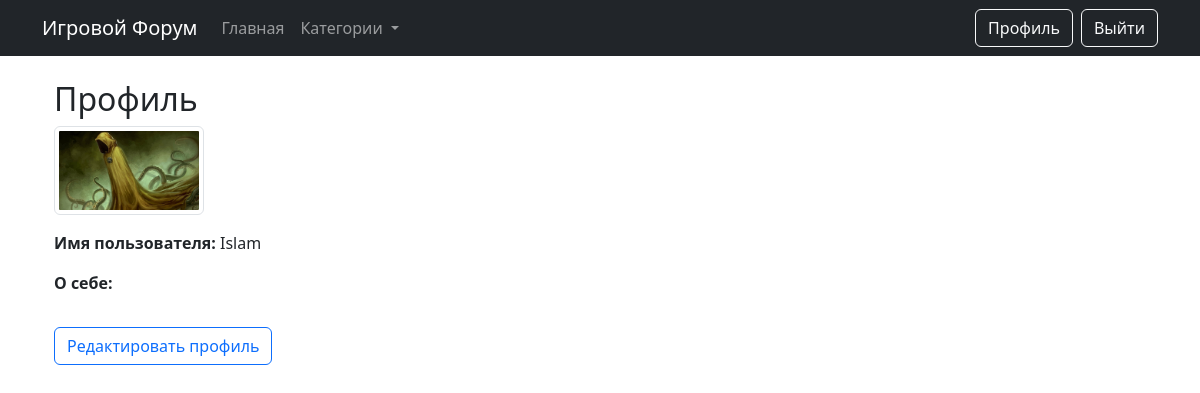
The app's page /accounts/profile/ (signed in) with its own data.
### accounts/models.py (models this page shows)
class User(AbstractUser):
    ROLES = (
        ('player', 'Игрок'),
        ('author', 'Автор контента'),
        ('developer', 'Разработчик'),
        ('moderator', 'Модератор'),
        ('admin', 'Администратор'),
    )
    role = models.CharField(max_length=20, choices=ROLES, default='player')
    avatar = models.ImageField(upload_to='avatars/', null=True, blank=True)
    bio = models.TextField(blank=True)
    groups = models.ManyToManyField(
        'auth.Group',
        verbose_name='groups',
        blank=True,
        help_text='The groups this user belongs to. A user will get all permissions granted to each of their groups.',
        related_name="custom_user_set",
        related_query_name="user",
    )
    user_permissions = models.ManyToManyField(
        'auth.Permission',
        verbose_name='user permissions',
        blank=True,
        help_text='Specific permissions for this user.',
        related_name="custom_user_set",
        related_query_name="user",
    )

### accounts/views.py (the view)
# urls.py: path('profile/', views.profile_view, name='profile'),
@login_required
def profile_view(request):
    profile, created = UserProfile.objects.get_or_create(user=request.user)
    return render(request, 'accounts/profile.html', {'profile': profile})

### templates/accounts/profile.html (shortened to what this page needs)
{% extends 'base.html' %}
{% block content %}
<div class="container">
    <h2>Профиль</h2>
    {% if user.avatar %}
        <img src="{{ user.avatar.url }}" class="img-thumbnail mb-3" width="150">
    {% else %}
        <p><em>Нет аватара</em></p>
    {% endif %}
    <p><strong>Имя пользователя:</strong> {{ user.username }}</p>
    <p><strong>О себе:</strong> {{ user.bio }}</p>
    <a href="{% url 'accounts:edit_profile' %}" class="btn btn-outline-primary mt-3">Редактировать профиль</a>
</div>
{% endblock %}

### records on screen
User: avatar (picture), username "Islam"
